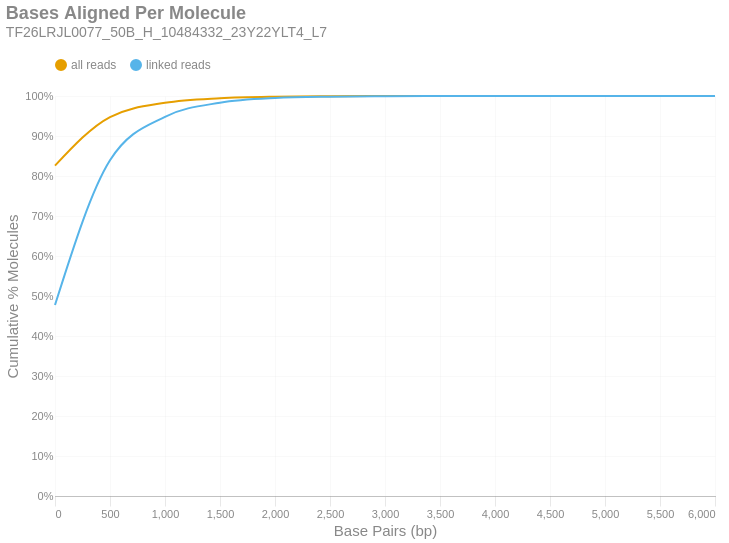

Notebook code cell kept with this figure:
### Markdown cell above
### Bases Aligned Per Molecule
This is a cumulative frequency distribution showing the number of base pairs aligned per unique molecule. These data are shown in 500 bp bins. There are two distributions: one with `all reads` (yellow) and another with only `linked reads` (blue). The percent of molecules in the `linked reads` distribution is relative to the total number of linked molecules.

### Code cell
if SKIPLR:
    print_html(f"Skipped")
else:
    binned_df = consolidated_hist(valids['aligned_bp'], mask, 500, True)
    with SafeRender(binned_df):
        (
            density_plot(binned_df, 'Bases Aligned Per Molecule', samplename, 'basesper')
            .encode(
                x=alt.X('bin:Q', title="Base Pairs (bp)").axis(tickMinStep=500).scale(padding=0),
                y=alt.Y('value:Q', title='Cumulative % Molecules')
                    .axis(format='%')
                    .scale(domain = [0,1])
                    .stack(False),
                color=alt.Color("key:N").scale(domain = ["all reads", "linked reads"]),
                tooltip = [
                    alt.Tooltip("key:N", title = "Data Type"),
                    alt.Tooltip("range_label:N", title="Bases Aligned Per Molecule"),
                    alt.Tooltip("value:Q", format = ".2%", title="% Molecules (Cum.)")
                ]
            )
        ).display()

### Figure 1 — Vega-Lite specification as saved in the notebook (floating-point values rounded to 4 significant figures)
{"width": "container", "height": 400, "config": {"title": {"anchor": "start", "dy": -15, "fontSize": 18, "color": "#888888", "subtitleColor": "#888888", "subtitleFontSize": 14}, "arc": {"fill": "#0072B2"}, "axis": {"domainColor": "#888888", "domainWidth": 0.5, "gridWidth": 0.2, "grid": false, "titleFontWeight": 400, "titleFontSize": 15, "labelFontSize": 11, "labelColor": "#888888", "tickColor": "#888888", "tickWidth": 0.2, "titleColor": "#888888"}, "axisBand": {"grid": false}, "axisX": {"grid": true, "tickSize": 10, "domainCap": "round"}, "axisY": {"domain": false, "grid": true, "tickSize": 0, "domainCap": "round"}, "background": "transparent", "header": {"labelFontSize": 15, "labelColor": "#888888", "titleFontSize": 15, "titleFontWeight": 600, "titleColor": "#888888"}, "legend": {"labelFont": "sans-serif", "labelFontSize": 12, "labelColor": "#888888", "symbolSize": 100, "symbolType": "circle", "titleFontSize": 12, "titlePadding": 10, "titleColor": "#888888", "title": null, "orient": "top"}, "range": {"category": ["#E69F00", "#56B4E9", "#009E73", "#F0E442", "#0072B2", "#D55E00", "#CC79A7", "#000000"], "diverging": ["#cfe8f3", "#a2d4ec", "#73bfe2", "#46abdb", "#1696d2", "#12719e"]}, "area": {"fill": "#0072B2", "fillOpacity": 0.7, "line": true, "strokeOpacity": 0.7}, "line": {"color": "#0072B2", "stroke": "#0072B2", "strokeWidth": 2}, "trail": {"color": "#0072B2", "stroke": "#0072B2", "strokeWidth": 0, "size": 1}, "point": {"filled": true, "fillOpacity": 1.0, "size": 95}, "text": {"color": "#888888", "fontSize": 11, "align": "right", "fontWeight": 400, "size": 11}, "bar": {"fill": "#0072B2", "stroke": null}, "view": {"stroke": null, "continuousWidth": 660, "continuousHeight": 400}}, "data": {"name": "data-a68c59cdfdd1e22db205b3e853e86fda"}, "mark": {"type": "line", "interpolate": "monotone", "point": {"opacity": 0, "size": 275}}, "encoding": {"color": {"field": "key", "scale": {"domain": ["all reads", "linked reads"]}, "type": "nominal"}, "tooltip": [{"field": "key", "title": "Data Type", "type": "nominal"}, {"field": "range_label", "title": "Bases Aligned Per Molecule", "type": "nominal"}, {"field": "value", "format": ".2%", "title": "% Molecules (Cum.)", "type": "quantitative"}], "x": {"axis": {"tickMinStep": 500}, "field": "bin", "scale": {"padding": 0}, "title": "Base Pairs (bp)", "type": "quantitative"}, "y": {"axis": {"format": "%"}, "field": "value", "scale": {"domain": [0, 1]}, "stack": false, "title": "Cumulative % Molecules", "type": "quantitative"}}, "params": [{"name": "param_c36ac31b6afebe62", "select": {"type": "point", "fields": ["key"]}, "bind": "legend"}], "title": {"text": "Bases Aligned Per Molecule", "subtitle": "TF26LRJL0077_50B_H_10484332_23Y22YLT4_L7"}, "transform": [{"fold": ["all reads (cumsum)", "linked reads (cumsum)"]}, {"calculate": "replace(datum.key, ' (cumsum)', '')", "as": "key"}, {"filter": {"param": "param_c36ac31b6afebe62"}}], "usermeta": {"embedOptions": {"downloadFileName": "TF26LRJL0077_50B_H_10484332_23Y22YLT4_L7.basesper"}}, "$schema": "https://vega.github.io/schema/vega-lite/v6.4.1.json", "datasets": {"data-a68c59cdfdd1e22db205b3e853e86fda": [{"bin": "0.0", "interval": "0.0-500.0", "all reads": 0.8258, "linked reads": 0.4776, "all reads (cumsum)": 0.8258, "linked reads (cumsum)": 0.4776, "range_label": "0-499"}, {"bin": "500.0", "interval": "500.0-1000.0", "all reads": 0.1216, "linked reads": 0.3617, "all reads (cumsum)": 0.9474, "linked reads (cumsum)": 0.8393, "range_label": "500-999"}, {"bin": "1000.0", "interval": "1000.0-1500.0", "all reads": 0.03564, "linked reads": 0.1087, "all reads (cumsum)": 0.983, "linked reads (cumsum)": 0.948, "range_label": "1000-1499"}, {"bin": "1500.0", "interval": "1500.0-2000.0", "all reads": 0.01148, "linked reads": 0.0352, "all reads (cumsum)": 0.9945, "linked reads (cumsum)": 0.9832, "range_label": "1500-1999"}, {"bin": "2000.0", "interval": "2000.0-2500.0", "all reads": 0.003777, "linked reads": 0.01159, "all reads (cumsum)": 0.9983, "linked reads (cumsum)": 0.9948, "range_label": "2000-2499"}, {"bin": "2500.0", "interval": "2500.0-3000.0", "all reads": 0.001116, "linked reads": 0.003424, "all reads (cumsum)": 0.9994, "linked reads (cumsum)": 0.9982, "range_label": "2500-2999"}, {"bin": "3000.0", "interval": "3000.0-3500.0", "all reads": 0.0003682, "linked reads": 0.00113, "all reads (cumsum)": 0.9998, "linked reads (cumsum)": 0.9994, "range_label": "3000-3499"}, {"bin": "3500.0", "interval": "3500.0-4000.0", "all reads": 0.0001325, "linked reads": 0.0004065, "all reads (cumsum)": 0.9999, "linked reads (cumsum)": 0.9998, "range_label": "3500-3999"}, {"bin": "4000.0", "interval": "4000.0-4500.0", "all reads": 5.164e-05, "linked reads": 0.0001584, "all reads (cumsum)": 1.0, "linked reads (cumsum)": 0.9999, "range_label": "4000-4499"}, {"bin": "4500.0", "interval": "4500.0-5000.0", "all reads": 1.654e-05, "linked reads": 5.075e-05, "all reads (cumsum)": 1.0, "linked reads (cumsum)": 1.0, "range_label": "4500-4999"}, {"bin": "5000.0", "interval": "5000.0-5500.0", "all reads": 5.88e-06, "linked reads": 1.804e-05, "all reads (cumsum)": 1.0, "linked reads (cumsum)": 1.0, "range_label": "5000-5499"}, {"bin": "5500.0", "interval": "5500.0-6000.0", "all reads": 2.573e-06, "linked reads": 7.894e-06, "all reads (cumsum)": 1.0, "linked reads (cumsum)": 1.0, "range_label": "5500-5999"}, {"bin": "6000.0", "interval": "6000.0-6500.0", "all reads": 5.513e-07, "linked reads": 1.692e-06, "all reads (cumsum)": 1.0, "linked reads (cumsum)": 1.0, "range_label": "6000-6499"}]}}
